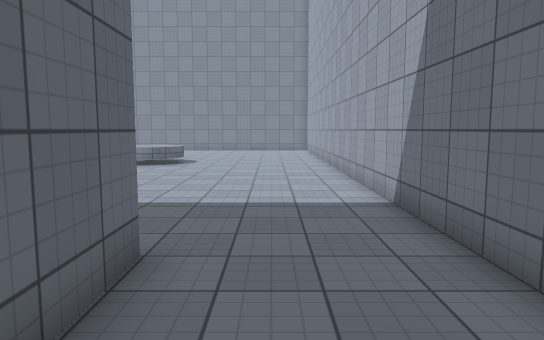
View 1 (above)

17 first-person views from a walk through a Unity game level. The camera is 1.5 m above the floor, tilts 6° down and sees 70° across. The floor is counted in squares, 1 m on a side. Each view is taken from the middle of a square. On the plan, view 1 faces up. The plan holds only what a view shows up to about 17 squares ahead; the rest is blank. The player is left out. Door leaves are left out, so doorways stand open. Surface patterns are stand-ins for the level's own textures.

View 2
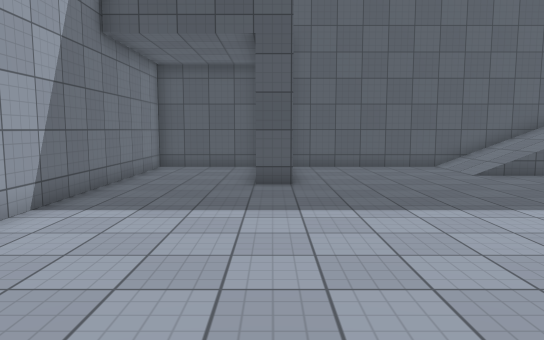

View 3
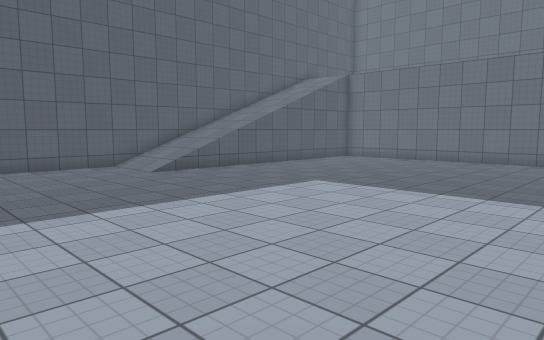

View 4
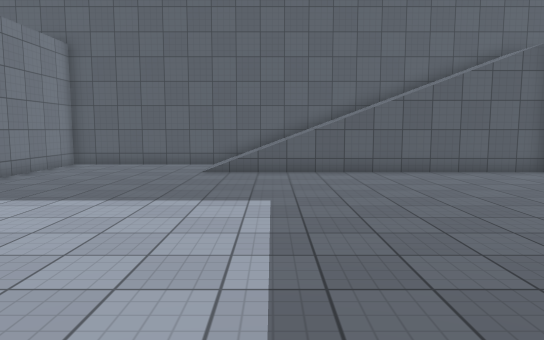

View 5
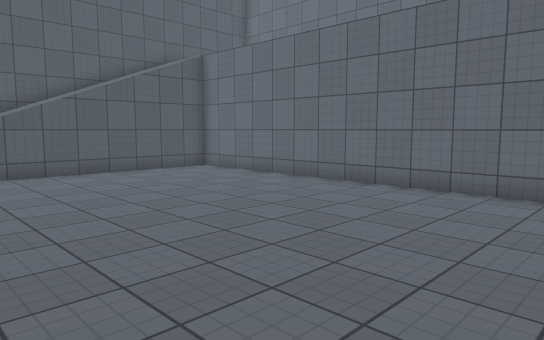

View 6
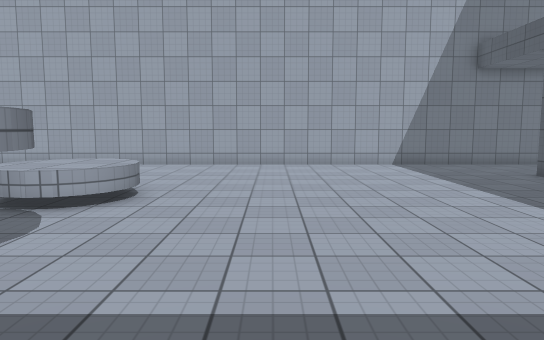

View 7
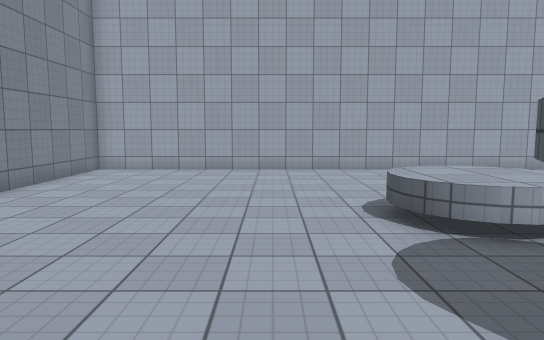

View 8
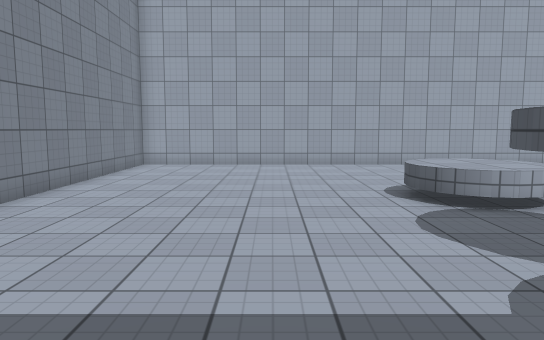

View 9
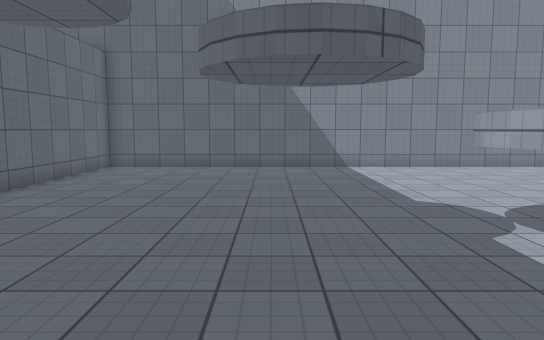

View 10
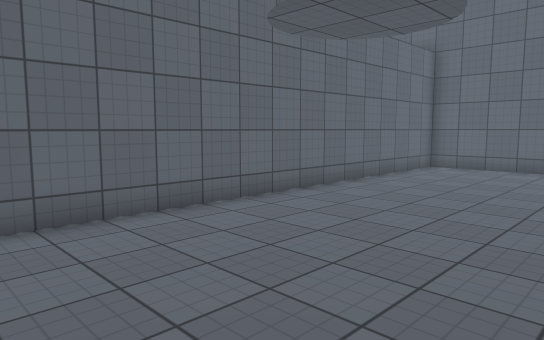

View 11
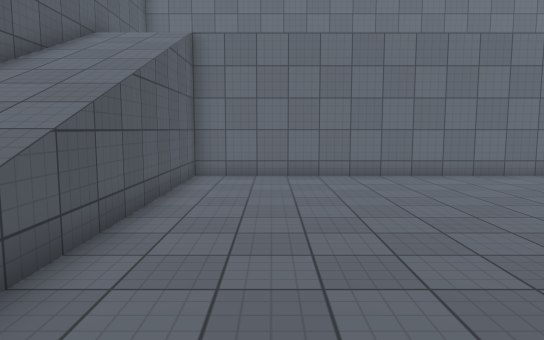

View 12
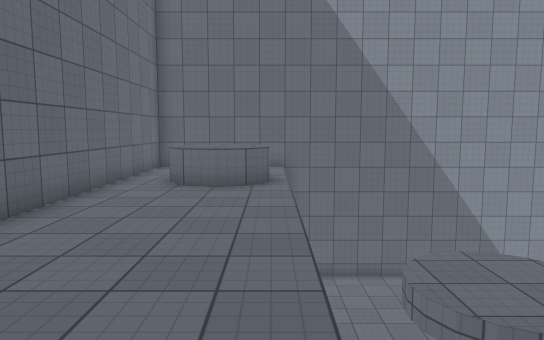

View 13
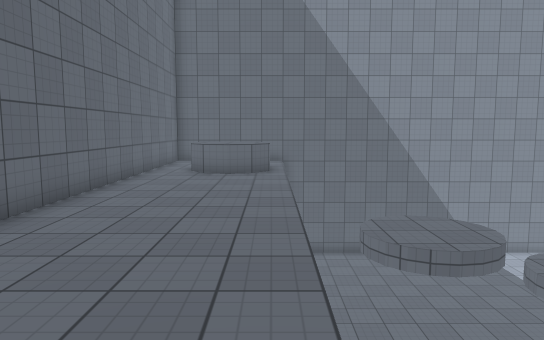

View 14
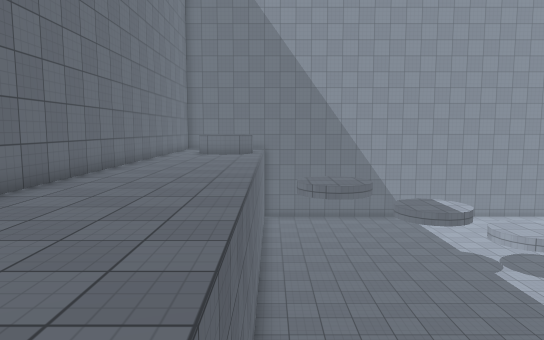

View 15
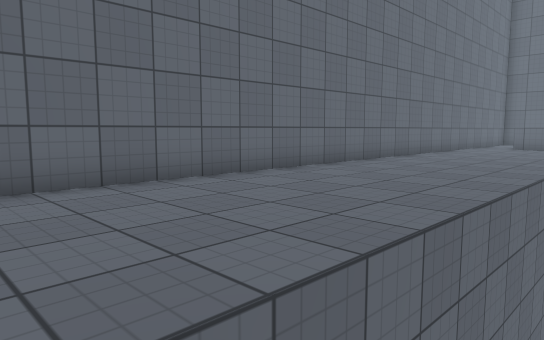

View 16
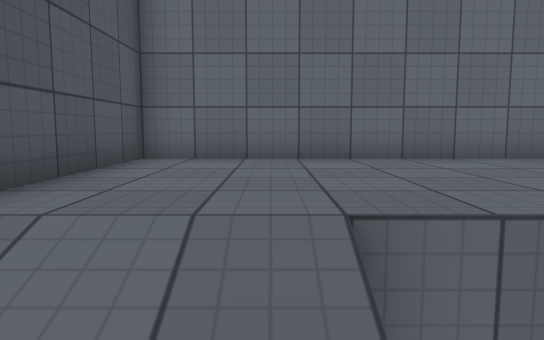

View 17
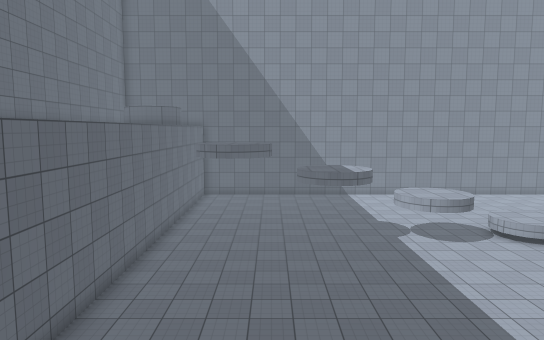

### Floor plan
Key: @ floor where view 1 was taken; # wall or solid block; . main floor; : floor 4.5 m higher than the main floor; / step, stairs or slope; D open door; ^ raised ledge.
Columns run from 26 left of view 1 to 3 right of it. Each row starts with its distance up from view 1.
 28 ##############################
 27 #:   :.......................#
 26 #:   :.......................#
 25 #:   :.......................#
 24 #:^^^^.......................#
 23 #:^^^^.......................#
 22 #::^^:.......................#
 21 #:::::.......................#
 20 #:::::.......................#
 19 #:::::..........^^..^^.......#
 18 #:::::.........^^^^^^^^......#
 17 #:::::.........^^^^^^^^......#
 16 #:::::..........^^..^^.......#
 15 #:::::.......................#
 14 #:::::.......................#
 13 #:::::.......................#
 12 #:::::.......................#
 11 #:::::.......................#
 10 #:::::.......................#
  9 #:::::.......................#
  8 #:::::.......................#
  7 #:::::.......................#
  6 #:::::.......................#
  5 #:::::.......................#
  4 #:::::..................#DDDD#
  3 #:::::..................#....#
  2 #:::::////////////......#....#
  1 #:::::////////////......#....#
  0 #:::::////////////......#.@..#
 -1 ##############################

Positions as (right, up) in squares from view 1, and headings:
1: (0, 0), facing up
2: (-2, 15), facing down
3: (-2, 15), facing down-left
4: (-11, 16), facing down
5: (-11, 16), facing down-left
6: (-14, 13), facing right
7: (-12, 21), facing right
8: (-14, 22), facing right
9: (-14, 12), facing up
10: (-14, 12), facing up-left
11: (-8, 5), facing left
12: (-21, 12), facing up
13: (-21, 9), facing up
14: (-20, 2), facing up
15: (-19, 2), facing up-left
16: (-18, 2), facing left
17: (-16, 2), facing up
